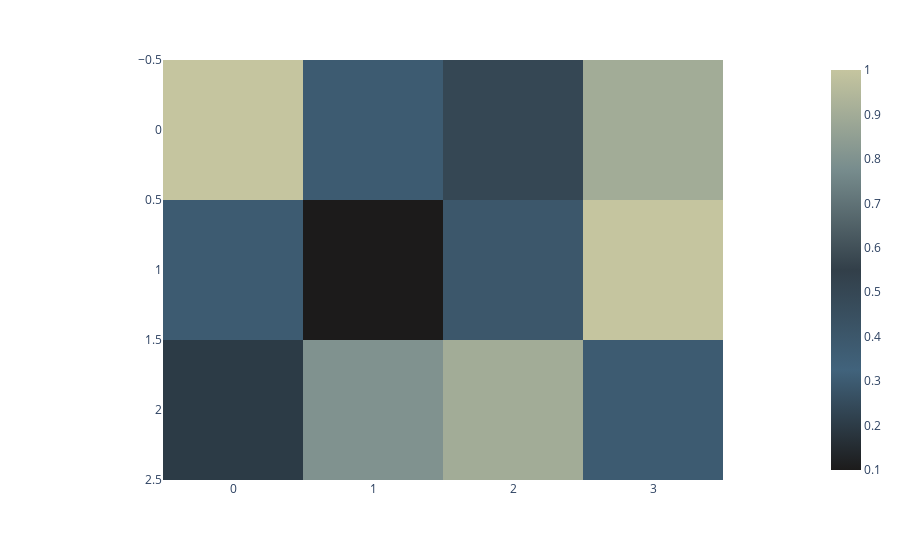

Here is the notebook cell this chart was saved with:
### Code cell
# example heatmap with continuous colormap - https://plotly.com/python/colorscales/
data = [[1, .3, .5, .9],
        [.3, .1, .4, 1],
        [.2, .8, .9, .3]]
# using a reversed cmap here since easier to visualize
fig = px.imshow(data, color_continuous_scale=vangogh_px[::-1])
fig.show()

### Figure 1 — Plotly figure (JSON) as saved in the notebook; plotly's stock layout.template omitted (floating-point values rounded to 4 significant figures)
{"data": [{"coloraxis": "coloraxis", "hovertemplate": "x: %{x}<br>y: %{y}<br>color: %{z}<extra></extra>", "name": "0", "type": "heatmap", "xaxis": "x", "yaxis": "y", "z": [[1, 0.3, 0.5, 0.9], [0.3, 0.1, 0.4, 1], [0.2, 0.8, 0.9, 0.3]]}], "layout": {"coloraxis": {"colorscale": [[0, "#1c1b1b"], [0.25, "#41637c"], [0.5, "#323f49"], [0.75, "#778c8d"], [1, "#c5c59f"]]}, "margin": {"t": 60}, "xaxis": {"anchor": "y", "constrain": "domain", "domain": [0, 1], "scaleanchor": "y"}, "yaxis": {"anchor": "x", "autorange": "reversed", "constrain": "domain", "domain": [0, 1]}}}
